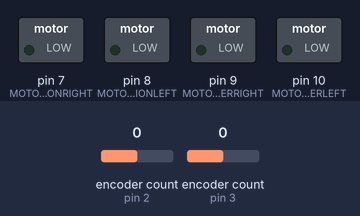
This sketch was run on a simulated Arduino Uno, built with avr-gcc and run on an emulated ATmega328P. Shown: switched loads named in the sketch (green lamp = pin HIGH). The test bench sets the inputs (shaded band); at power-on: encoder count (sensors on pin 2, pin 3) 0. What the sketch prints to the serial monitor is not drawn.

Above: at 0.1 s.
At 1.7 s:
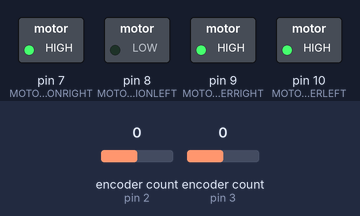
1.8 s: encoder count (sensor on pin 2) set to -1
At 2.7 s:
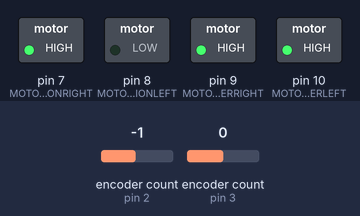
Timing chart, 0 to 4.8 s (numbered marks = the images above; inputs shaded):
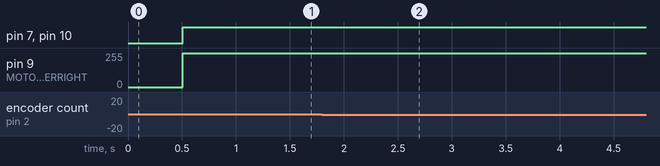

Measured:
- after the input at 1.8 s, pin 9 (MOTORPOWERRIGHT): 255/255 → 254/255 at once, → 255/255 0.04 s later

The sketch:

Demo1.2.ino
```cpp
// Project Demo 1 for SEED Lasb EENG350
// Arduno reads motor encoders, commands it to the position chosen by the RPi running openCV
// Pins 9 & 10 are ON/OFF controls. Pins 7 & 8 are direction controls.
// Encoder pins are attached to pins 2 & 4, 3 & 5, and have interrupts attached to them.

//NOTES: POSITIVE ANGLES ARE CLOCKWISE ROTATION OF THE ROBOT, SEEN FROM ABOVE.
//left encoder read: negative if robot is going forward


//Include necessary libraries
#include <Wire.h>
#include <Encoder.h>

//Setup encoders
Encoder leftEnc(2, 4);
Encoder rightEnc(3, 5);

//Global costant declarations
#define MOTORPOWERLEFT 10
#define MOTORPOWERRIGHT 9
#define MOTORDIRECTIONLEFT 8
#define MOTORDIRECTIONRIGHT 7
#define MOTORGLOBALENABLE 4
#define ENCL1 2
#define ENCL2 4
#define ENCR1 3
#define ENCR2 5
#define CIRCUMFERENCE 0.769         //Wheel circumference in feet
#define COUNTSPERDEGREE 10.3       //originally 23.72
#define COUNTSPERFOOT 4161

                                    //These will be given by TA's
#define DESIREDFEET 2               //This will be TA assigned for task 2, 1ft for task 3
#define DESIREDANGLE 90            //This will be 0 for task 2, TA assigned for task 3

//Global variable declarations
int positionCommandLeft = 0;
int positionCommandRight = 0;
int errorLeft = 0;
int errorRight = 0;
int startingCountsLeft = 0;
int startingCountsRight = 0;
int straightDriveLevel = 130;
float controlLeft = 0;
float controlRight = 0;
float proportionalLeft = 0;
float proportionalRight = 0;
float derivative = 0;
float timeLoop = 0;
float startTime= 0;
float outputLeft = 0;
float outputRight = 0;
int encRightPrev = 0;
int encLeftPrev = 0;


float Ki = (0.0);
float Kp = (0.04);
float Ka = (0.1); // angular velocity proportional coefficient
//////////////////////////////////////////////////////////////////////////////////////////////////////////
void setup() {
  Serial.begin(115200);               //Start serial debug
  pinMode(MOTORPOWERLEFT, OUTPUT);  //Declare outputs as outputs
  pinMode(MOTORPOWERRIGHT, OUTPUT);
  pinMode(MOTORDIRECTIONLEFT, OUTPUT);
  pinMode(MOTORDIRECTIONRIGHT, OUTPUT);
  // pinMode(MOTORPOWERLEFT, OUTPUT); //duplicate
  pinMode(MOTORGLOBALENABLE, OUTPUT);
  pinMode(ENCL1, INPUT);            //Declare inputs as inputs
  pinMode(ENCL2, INPUT);
  pinMode(ENCR1, INPUT);
  pinMode(ENCR2, INPUT);

  digitalWrite(MOTORGLOBALENABLE, HIGH); //Must be high

  delay(500);                      //Wait 2 seconds before beginning movement
  Serial.println("Exiting setup()///////////////////////////////////////////////////////////////////");
}
///////////////////////////////////////////////////////////////////////////////////////////////////////////
void loop() {
  //turn(DESIREDANGLE);
  drive(DESIREDFEET);
  delay(1000);
}
///////////////////////////////////////////////////////////////////////////////////////////////////////////
void turn(int angle){
  startingCountsLeft = leftEnc.read();
  startingCountsRight = rightEnc.read();
  if(angle == 0){
    return;
  }
  else if(angle > 0){
    positionCommandLeft = angle*COUNTSPERDEGREE;    //
    positionCommandRight = angle*COUNTSPERDEGREE;   //
    digitalWrite(MOTORDIRECTIONLEFT, LOW);
    digitalWrite(MOTORDIRECTIONRIGHT, LOW);
    analogWrite(MOTORPOWERLEFT, 130);
    analogWrite(MOTORPOWERRIGHT, 130);
  }
  else if(angle < 0){
    positionCommandLeft = angle*COUNTSPERDEGREE;
    positionCommandRight = angle*COUNTSPERDEGREE;
    digitalWrite(MOTORDIRECTIONLEFT, HIGH);
    digitalWrite(MOTORDIRECTIONRIGHT, HIGH);
    analogWrite(MOTORPOWERLEFT, 130);
    analogWrite(MOTORPOWERRIGHT, 130);
  }
  errorLeft = positionCommandLeft-startingCountsLeft;
  errorRight = positionCommandRight-startingCountsRight;
  while(abs(errorLeft) > 25 || abs(errorRight) > 25 ){
    Serial.print(errorLeft);
    Serial.print("  ");
    Serial.println(errorRight);
    if((abs(errorLeft)<50) || (abs(errorLeft)<50)){
      digitalWrite(MOTORPOWERLEFT, 0);
      digitalWrite(MOTORPOWERRIGHT, 0);
      return;
    }
//    if(abs(errorLeft)<50){
//      digitalWrite(MOTORPOWERLEFT, 0);
//    }
//    if(abs(errorRight)<50){
//      digitalWrite(MOTORPOWERRIGHT, 0);
//    }
    //if(angle > 0){
      errorLeft = positionCommandLeft+leftEnc.read();
      errorRight = positionCommandRight+rightEnc.read();
    //}
    //else if(angle < 0){
    //  errorLeft = positionCommandLeft-leftEnc.read();
    //  errorRight = positionCommandRight-rightEnc.read();
    //}
  }
  Serial.println("Completed turn");
}
/////////////////////////////////////////////////////////////////////////////////////////////////////////////////
void drive (int distance){
positionCommandLeft = 0;
 positionCommandRight = 0;
errorLeft = 0;
errorRight = 0;
startingCountsLeft = 0;
startingCountsRight = 0;
straightDriveLevel = 130;
controlLeft = 0;
controlRight = 0;
proportionalLeft = 0;
proportionalRight = 0;
derivative = 0;
timeLoop = 0;
startTime= 0;
outputLeft = 0;
outputRight = 0;
float integralLeft = 0;
float integralRight = 0;
int i;
float velocityLeft = 0;
float velocityRight = 0;
float angularVelocity = 0; // positive = clockwise

  Serial.println("driving");
  startingCountsLeft = leftEnc.read();
//  startingCountsRight = rightEnc.read();
  positionCommandLeft = startingCountsLeft - DESIREDFEET*COUNTSPERFOOT;
//  positionCommandRight = startingCountsRight + DESIREDFEET*COUNTSPERFOOT;
  errorLeft = positionCommandLeft - leftEnc.read();
//  errorRight = positionCommandRight - rightEnc.read();
  Serial.print("errorRight  ");
  Serial.println(errorRight);


  while(abs(errorLeft) > 25 || abs(errorRight) > 25 ){

velocityLeft = leftEnc.read() - encLeftPrev;
velocityRight = rightEnc.read() - encRightPrev;
angularVelocity = velocityLeft - velocityRight;
Serial.print("ang vel  ");
Serial.println(angularVelocity*Ka);


integralLeft = integralLeft + timeLoop * errorLeft;
//integralRight = integralRight + timeLoop * errorRight;

outputLeft = constrain((abs( errorLeft * Kp + integralLeft * Ki )), -255, 255);
outputRight = constrain((outputLeft + Ka*angularVelocity), -255, 255);
//Serial.print("integral rRight  ");
//Serial.println(integralRight*Ki);

timeLoop = (millis() - startTime)/1000;
startTime = millis();


  if(outputRight > 0){
      digitalWrite(MOTORDIRECTIONRIGHT, HIGH);
  }
  else {
          digitalWrite(MOTORDIRECTIONRIGHT, LOW);
  }

   if(outputLeft < 0){
      digitalWrite(MOTORDIRECTIONLEFT, HIGH);
  }
  else {
          digitalWrite(MOTORDIRECTIONLEFT, LOW);
  }
  analogWrite(MOTORPOWERRIGHT, abs(outputRight));
  analogWrite(MOTORPOWERLEFT, abs(outputLeft));
Serial.print("outputLEFT  ");
  Serial.print(outputLeft);
  Serial.print("outputRight  ");
  Serial.println(outputRight);


  errorLeft = positionCommandLeft - leftEnc.read();
  errorRight = positionCommandRight - rightEnc.read();

  if(i%20 ==0){
  encLeftPrev = leftEnc.read();
  encRightPrev = rightEnc.read();
    }
  i ++;
// Serial.print("errorRight  ");
//  Serial.print(errorRight);
//   Serial.print("errorLEFT  ");
//  Serial.println(errorRight);
  }

  analogWrite(MOTORPOWERRIGHT, 0);
  analogWrite(MOTORPOWERLEFT, 0);

  Serial.println("done driving");
}


//Serial.println(straightDriveLevel);
//    analogWrite(MOTORPOWERLEFT, straightDriveLevel);
//    analogWrite(MOTORPOWERRIGHT, straightDriveLevel);
//    if((abs(leftEnc.read())-abs(startingCountsLeft)) < 1040){
//      straightDriveLevel = constrain(((abs(leftEnc.read())/1040)*255), 110, 255);
//    Serial.println(" first if ");
//    }
//    if(((positionCommandLeft)-3121) < abs(leftEnc.read())){
//      straightDriveLevel = constrain((((abs(leftEnc.read())-(DESIREDFEET*4161))/3121)*255), 0, 255);
//        Serial.println(" second if ");
//    }
//    errorLeft = (DESIREDFEET*COUNTSPERFOOT)-(leftEnc.read()-startingCountsLeft);
//    errorRight = (DESIREDFEET*COUNTSPERFOOT)-(rightEnc.read()-startingCountsRight);
//    Serial.print(errorLeft);
//    Serial.print("  ");
//    Serial.println(errorRight);
//  }
```
